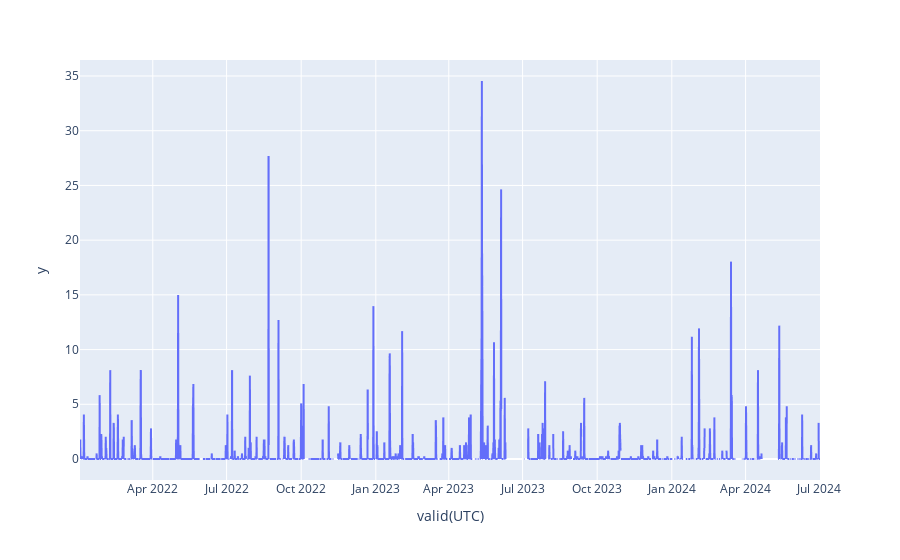

Here is the notebook cell this chart was saved with:
### Code cell
df_resampled
import plotly.express as px

fig = px.line(df_resampled, x=df_resampled.index, y=df_resampled.values)
fig.show()

### Figure 1 — Plotly figure (JSON) as saved in the notebook; plotly's stock layout.template omitted (floating-point values rounded to 4 significant figures; data arrays with more than 128 entries replaced by an {"elided": "..."} marker saying what was removed)
{"data": [{"hovertemplate": "valid(UTC)=%{x}<br>y=%{y}<extra></extra>", "legendgroup": "", "line": {"color": "#636efa", "dash": "solid"}, "marker": {"symbol": "circle"}, "mode": "lines", "name": "", "showlegend": false, "type": "scattergl", "x": {"elided": "3651 str values"}, "xaxis": "x", "y": {"elided": "3651 float values"}, "yaxis": "y"}], "layout": {"legend": {"tracegroupgap": 0}, "margin": {"t": 60}, "xaxis": {"anchor": "y", "domain": [0, 1], "title": {"text": "valid(UTC)"}}, "yaxis": {"anchor": "x", "domain": [0, 1], "title": {"text": "y"}}}}
